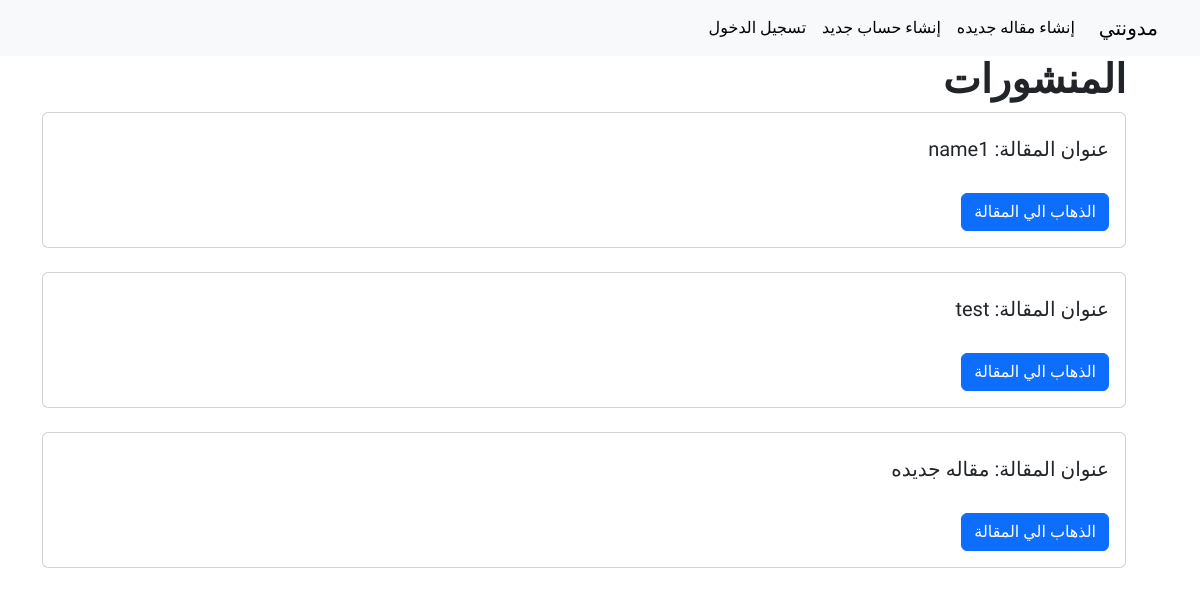
The app's page /posts/, older data.
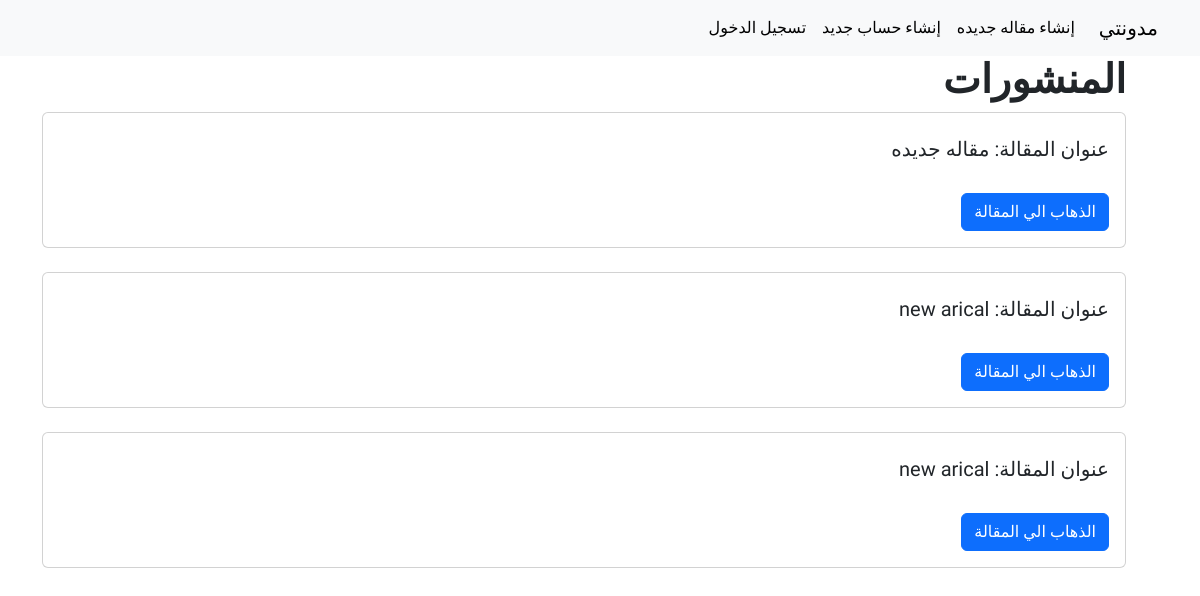
The same page, newer data.
### tables this page shows
CREATE TABLE "posts" (
	"id"	INTEGER,
	"title"	TEXT NOT NULL,
	"body"	TEXT NOT NULL,
	"author_id"	INTEGER,
	"created_at"	TIMESTAMP NOT NULL DEFAULT CURRENT_TIMESTAMP,
	PRIMARY KEY("id" AUTOINCREMENT)
);

### blog.py (the view)
@bp.route('/')
def index():
    connection = get_db()
    posts = connection.execute('SELECT * FROM posts').fetchall()
    connection.close()
    return render_template('index.html', posts=posts)

### auth.py (called while the page is built)
@auth.before_app_request
def load_logged_user():
    user_id = session.get('user_id')
    if user_id is None:
        g.user = None
    else:
        connection = get_db()
        g.user = connection.execute('SELECT * FROM users WHERE id=?', (user_id,)).fetchone()

### blog.py (called while the page is built)
def get_db():
    db = sqlite3.connect(DATABASE)
    db.row_factory = sqlite3.Row
    return db

### templates/index.html (shortened to what this page needs)
{% extends 'base.html' %}
{% block content %}
    <ul>
    {% if posts %}
        <h1>المنشورات</h1>
                {% for post in posts %}
                    <div class="card pt-2 mb-4">
                      <div class="card-body">
                        <h5 class="card-title"> عنوان المقالة: {{ post.title }}</h5>
                        <a href="/posts/{{ post.id }}" class="btn btn-primary mt-4">الذهاب الي المقالة </a>
                      </div>
                    </div>
        {% endfor %}
    </ul>
    {% else %}
        <h1>لا توجد منشورات لعرضها</h1>
    {% endif %}
{% endblock %}

### templates/base.html (shortened to what this page needs)
<!DOCTYPE html>
<html lang="ar" dir="rtl">
<head>
    <link rel="stylesheet" href="{{ url_for('static', filename='bootstrap.rtl.min.css') }}">
    <link rel="stylesheet" href="{{ url_for('static', filename='style.css') }}">
</head>
<body>
<nav class="navbar navbar-expand-lg bg-body-tertiary">
  <div class="container">
    <a class="navbar-brand" href="{{ url_for('bp.index') }}">مدونتي</a>
    <div class="collapse navbar-collapse" id="navbarSupportedContent">
      <ul class="navbar-nav me-auto mb-2 mb-lg-0">
        <li class="nav-item">
          <a class="nav-link active" aria-current="page" href="{{ url_for('bp.create_post') }}">إنشاء مقاله جديده</a>
        </li>
          {% if g.user %}
        <li class="nav-item">
          <a class="nav-link active" aria-current="page" href="#">{{ g.user.username }}</a>
        </li>
        <li class="nav-item">
          <a class="nav-link active" aria-current="page" href="{{ url_for('auth.logout') }}">تسجيل الخروج</a>
        </li>
          {% else %}
                      <li class="nav-item">
          <a class="nav-link active" aria-current="page" href="{{ url_for('auth.register') }}">إنشاء حساب جديد</a>
        </li>
        <li class="nav-item">
          <a class="nav-link active" aria-current="page" href="{{ url_for('auth.login') }}">تسجيل الدخول</a>
        </li>
          {% endif %}
      </ul>
    </div>
  </div>
</nav>
<div class="container">
    {% block content %}{% endblock %}
</div>
</body>
</html>

### static/style.css (style rules this page uses)
body { font-family: 'IBM Plex Sans Arabic', sans-serif; font-weight: 300; }
h1, h2 { font-family: 'IBM Plex Sans Arabic', sans-serif; font-weight: 700; }

Row changes from the older to the newer data that the page shows:
removed posts: title "name1"
removed posts: title "test"
added posts: title "new arical"
added posts: title "new arical"
